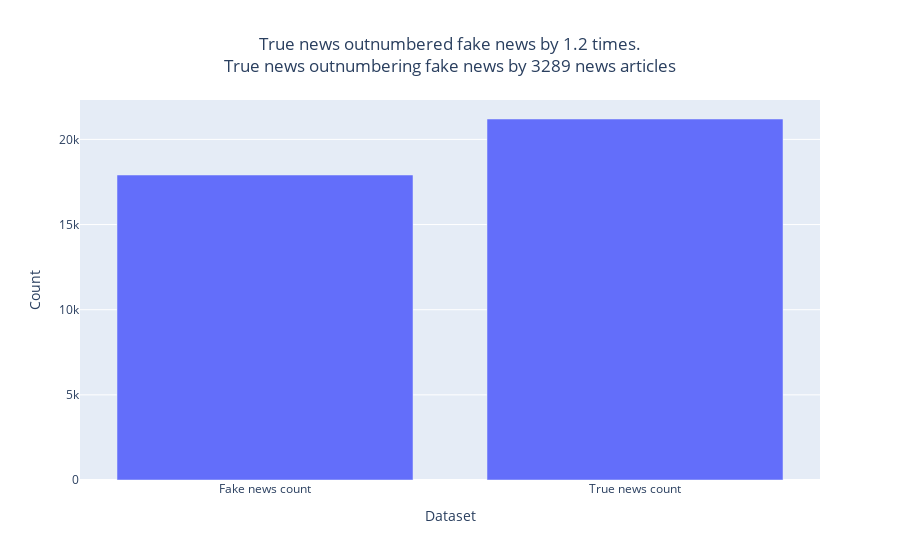

Here is the notebook cell this chart was saved with:
### Markdown cell above
### After removing duplicates and checking for null values, there is an imbalance in the number of data between fake news and true news.

### Code cell
fake_news_count = len(fake_news)
true_news_count = len(true_news)

fig = go.Figure(data=[
    go.Bar(x=['Fake news count', 'True news count'], y=[fake_news_count, true_news_count])
])

title = round(len(true_news) / len(fake_news), 1)
difference = len(true_news) - len(fake_news)

fig.update_layout(
    title={
        'text': f'True news outnumbered fake news by {title} times.<br>True news outnumbering fake news by {difference} news articles',
        'x': 0.5,
        'xanchor': 'center'
    },
    xaxis_title='Dataset',
    yaxis_title='Count',
)
fig.show()

### Figure 1 — Plotly figure (JSON) as saved in the notebook; plotly's stock layout.template omitted (floating-point values rounded to 4 significant figures)
{"data": [{"type": "bar", "x": ["Fake news count", "True news count"], "y": [17908, 21197]}], "layout": {"title": {"text": "True news outnumbered fake news by 1.2 times.<br>True news outnumbering fake news by 3289 news articles", "x": 0.5, "xanchor": "center"}, "xaxis": {"title": {"text": "Dataset"}}, "yaxis": {"title": {"text": "Count"}}}}
